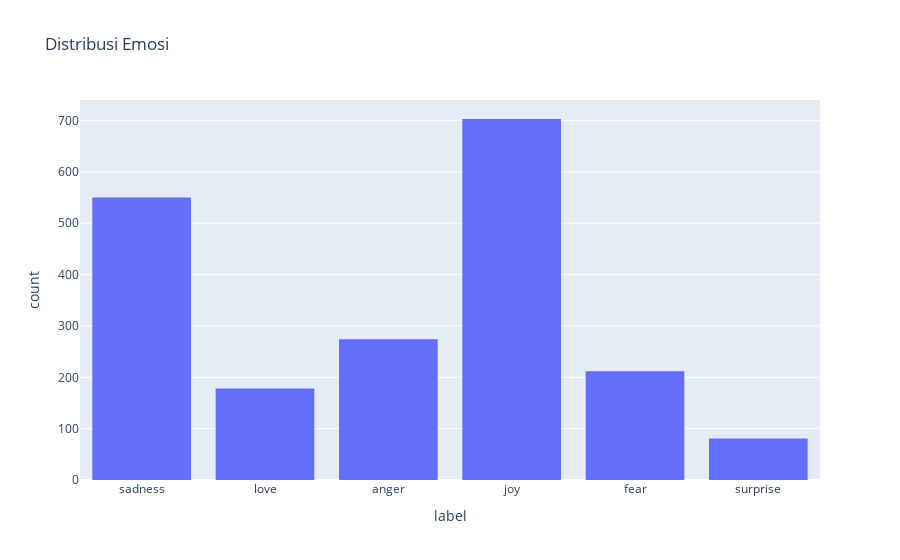

Write notebook code for a chart like this one.
### Code cell
fig = px.histogram(data_val, x="label", title="Distribusi Emosi")
fig.show()

### Figure 1 — Plotly figure (JSON) as saved in the notebook; plotly's stock layout.template omitted (floating-point values rounded to 4 significant figures; data arrays with more than 128 entries replaced by an {"elided": "..."} marker saying what was removed)
{"data": [{"alignmentgroup": "True", "bingroup": "x", "hovertemplate": "label=%{x}<br>count=%{y}<extra></extra>", "legendgroup": "", "marker": {"color": "#636efa", "pattern": {"shape": ""}}, "name": "", "offsetgroup": "", "orientation": "v", "showlegend": false, "type": "histogram", "x": {"elided": "1998 str values"}, "xaxis": "x", "yaxis": "y"}], "layout": {"barmode": "relative", "legend": {"tracegroupgap": 0}, "title": {"text": "Distribusi Emosi"}, "xaxis": {"anchor": "y", "domain": [0, 1], "title": {"text": "label"}}, "yaxis": {"anchor": "x", "domain": [0, 1], "title": {"text": "count"}}}}
